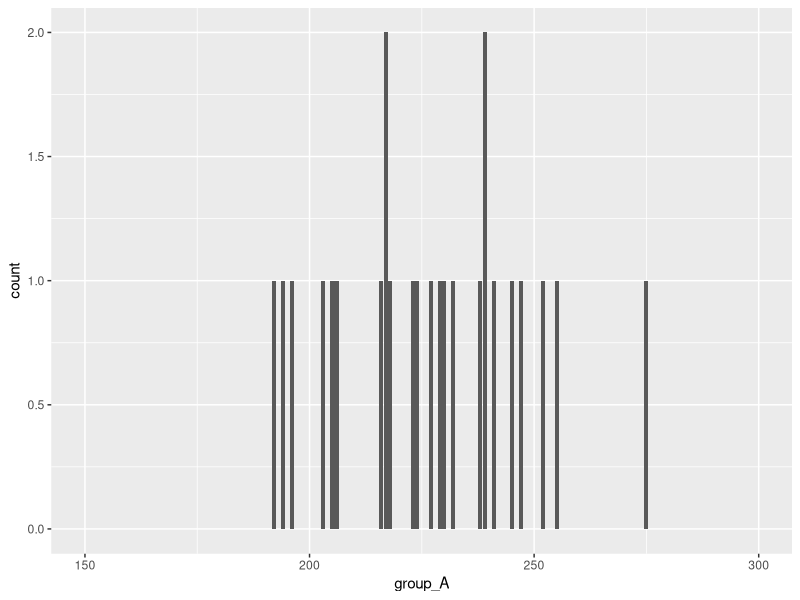
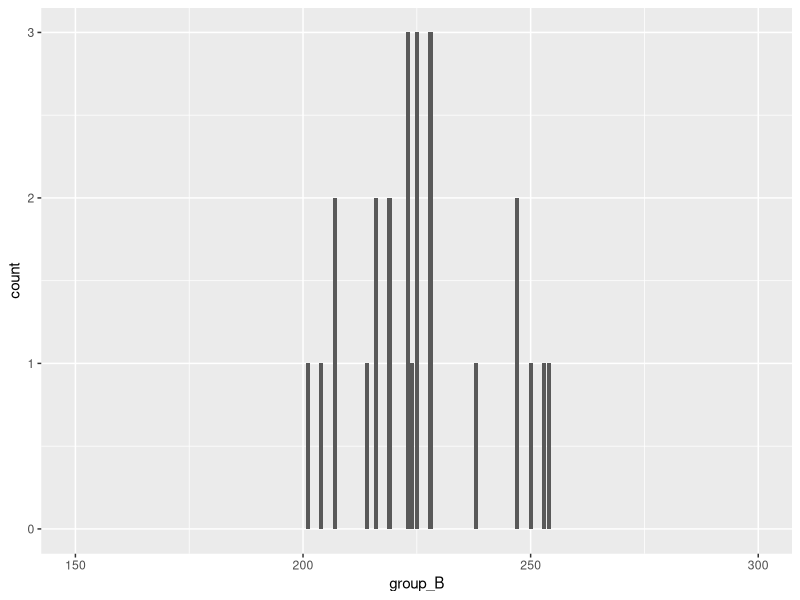

Reproduce these figures in R, in order.
## ---- chunk 1
library(ggplot2)
set.seed(123)
## ---- chunk 2
group_A <- c(275, 255, 247, 206, 245, 196, 229, 218, 238, 224, 217, 205, 252, 194, 203, 192, 232, 239, 223, 239, 217, 241, 230, 216, 227)
group_B <- c(238, 216, 214, 247, 250, 223, 207, 254, 228, 219, 223, 247, 228, 207, 204, 225, 201, 253, 216, 223, 219, 224, 225, 228, 225)
AB <- cbind(group_A, group_B)
dataframe_AB <- as.data.frame(AB)
dataframe_AB
## ---- chunk 3
ggplot(dataframe_AB) + aes(x = group_A) + xlim(150, 300) + geom_bar()
ggplot(dataframe_AB) + aes(x = group_B) + xlim(150, 300) + geom_bar()

# Visually, we can assume that they can be modeled as Gaussion in view of these histograms
## ---- chunk 4
# We call xi the ith observation in group A and yi the ith observation in group B, for i <= 25. We assume that (x1,...x25) and (y1,...y25) are realizations of (X1,...X25) and (Y1,...Y25) where (X1,...X25) and (Y1...Y25) are two independent random vectors, Xi are iid N(m1, sigma^2) and Yi are iid N(m2, sigma^2). Then (X1,...X25,Y1...Y25) is a Gaussian vector with mean vector (m1,...m1, m2,...m2) and covariance matrix sigma^2*I where I is the identity matrix of size 50*50.

# Therefore, the statistical model is (R^50, B(R^50), (N((m1,...m1,m2,...m2), sigma^2*I), m1 € R, m2 € R, sigma >0)).

# I will use the test statistic T = sqrt(n)(1/n*sum(Xi) - 1/n*sum(Yi))/sqrt(2*sigma^2), that follows a T(48) under H0.

# Under Ho, it should be near 0, and under H1, T in absolute value should become higher than a critical value c(alpha). The indicator function with parameter (p(abs(z) > c(alpha))) is the test function. 
# c(alpha) = t(1-alpha/2) for for z a realization of our test function T.

# The p-value is p(abs(T)>T_obs) = 2 * p(T > T_obs) = 2(1 - p(T <= T_obs)).
## ---- chunk 5
test <- function(x , y , alpha){
  z <- c(0,0,0,0,0,0)
  z[1] <- mean(x)
  z[2] <- mean(y)
  z[3] <- sqrt(25)* (mean(x) - mean(y)) / (sqrt(sd(x)^2 + sd(y)^2))
  z[4] <- qt(1-alpha/2,df=48)
  z[5] <- abs(z[3]) > z[4]
  z[6] <- 2*(1-pt(z[3], df = 48))
return(z)}
## ---- chunk 6
mA <- 220
mB <- 230
alpha <- 0.05
n <- 25
sigma <- 20
df <- 2 * (n-1)

samples_A <- lapply(1:1e3, function(i) rnorm(n, mA, sigma))
samples_B <- lapply(1:1e3, function(i) rnorm(n, mB, sigma))
tests <- mapply(test,samples_A,samples_B, alpha)
test_functions <- tests[5,]
sum(test_functions)/1e3

# Here H0 is false so our test should reject it (mA is different from mB). However, our test only rejects it (appropriately) in about 40% of the cases. This might be because 220 and 230 are not so far.

## ---- chunk 7
test(group_A, group_B, 0.05)

# The empirical mean of sample_A is 226.4.
# The empirical mean of sample_B is 225.76.
# The observed value or our test statistic is 0.1250878.
# The critical value of our rejection region is 2.0106348. 
# Our test function takes 0 as value, which means we do not reject H0 in this case.
# The P-value of our test is 0.9009764, which is very big : there is very little suspicion against H0.
